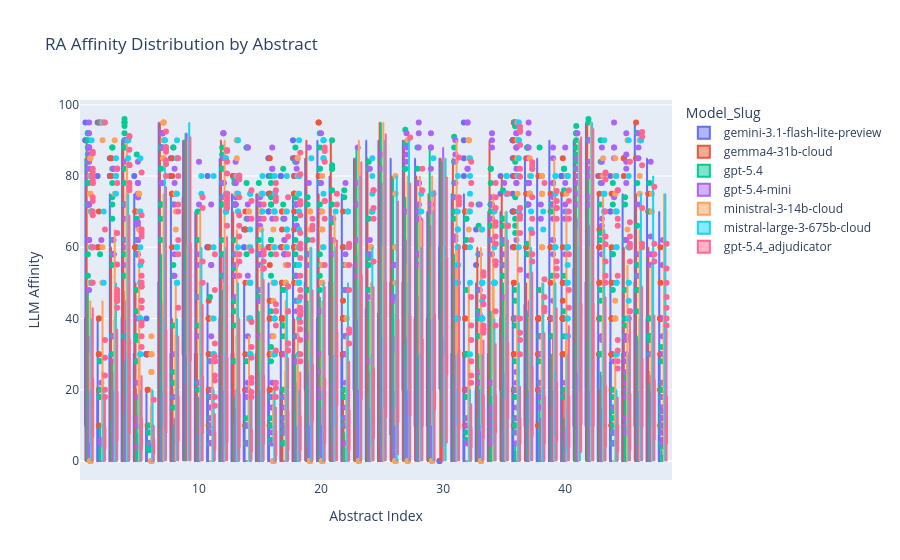

Source (notebook cell):
### Markdown cell above
## RA

### Code cell
fig = px.box(
    ra_df,
    x='RA2025_ID',
    y='LLM_Affinity',
    color='Model_Slug',
    # points='all',
    # facet_row='PRP_Name',
    # color = 'PRP_Name',
    title=f'RA Affinity Distribution by Abstract'
 )
fig.update_layout(xaxis_title='Abstract Index', yaxis_title='LLM Affinity')
# fig.update_xaxes(tickangle=45)
fig.show()

### Figure 1 — Plotly figure (JSON) as saved in the notebook; plotly's stock layout.template omitted (floating-point values rounded to 4 significant figures; data arrays with more than 128 entries replaced by an {"elided": "..."} marker saying what was removed)
{"data": [{"alignmentgroup": "True", "hovertemplate": "Model_Slug=gemini-3.1-flash-lite-preview<br>RA2025_ID=%{x}<br>LLM_Affinity=%{y}<extra></extra>", "legendgroup": "gemini-3.1-flash-lite-preview", "marker": {"color": "#636efa"}, "name": "gemini-3.1-flash-lite-preview", "notched": false, "offsetgroup": "gemini-3.1-flash-lite-preview", "orientation": "v", "showlegend": true, "type": "box", "x": {"elided": "4791 int values"}, "x0": " ", "xaxis": "x", "y": {"elided": "4791 float values"}, "y0": " ", "yaxis": "y"}, {"alignmentgroup": "True", "hovertemplate": "Model_Slug=gemma4-31b-cloud<br>RA2025_ID=%{x}<br>LLM_Affinity=%{y}<extra></extra>", "legendgroup": "gemma4-31b-cloud", "marker": {"color": "#EF553B"}, "name": "gemma4-31b-cloud", "notched": false, "offsetgroup": "gemma4-31b-cloud", "orientation": "v", "showlegend": true, "type": "box", "x": {"elided": "4710 int values"}, "x0": " ", "xaxis": "x", "y": {"elided": "4710 float values"}, "y0": " ", "yaxis": "y"}, {"alignmentgroup": "True", "hovertemplate": "Model_Slug=gpt-5.4<br>RA2025_ID=%{x}<br>LLM_Affinity=%{y}<extra></extra>", "legendgroup": "gpt-5.4", "marker": {"color": "#00cc96"}, "name": "gpt-5.4", "notched": false, "offsetgroup": "gpt-5.4", "orientation": "v", "showlegend": true, "type": "box", "x": {"elided": "4768 int values"}, "x0": " ", "xaxis": "x", "y": {"elided": "4768 float values"}, "y0": " ", "yaxis": "y"}, {"alignmentgroup": "True", "hovertemplate": "Model_Slug=gpt-5.4-mini<br>RA2025_ID=%{x}<br>LLM_Affinity=%{y}<extra></extra>", "legendgroup": "gpt-5.4-mini", "marker": {"color": "#ab63fa"}, "name": "gpt-5.4-mini", "notched": false, "offsetgroup": "gpt-5.4-mini", "orientation": "v", "showlegend": true, "type": "box", "x": {"elided": "4580 int values"}, "x0": " ", "xaxis": "x", "y": {"elided": "4580 float values"}, "y0": " ", "yaxis": "y"}, {"alignmentgroup": "True", "hovertemplate": "Model_Slug=ministral-3-14b-cloud<br>RA2025_ID=%{x}<br>LLM_Affinity=%{y}<extra></extra>", "legendgroup": "ministral-3-14b-cloud", "marker": {"color": "#FFA15A"}, "name": "ministral-3-14b-cloud", "notched": false, "offsetgroup": "ministral-3-14b-cloud", "orientation": "v", "showlegend": true, "type": "box", "x": {"elided": "4800 int values"}, "x0": " ", "xaxis": "x", "y": {"elided": "4800 float values"}, "y0": " ", "yaxis": "y"}, {"alignmentgroup": "True", "hovertemplate": "Model_Slug=mistral-large-3-675b-cloud<br>RA2025_ID=%{x}<br>LLM_Affinity=%{y}<extra></extra>", "legendgroup": "mistral-large-3-675b-cloud", "marker": {"color": "#19d3f3"}, "name": "mistral-large-3-675b-cloud", "notched": false, "offsetgroup": "mistral-large-3-675b-cloud", "orientation": "v", "showlegend": true, "type": "box", "x": {"elided": "4800 int values"}, "x0": " ", "xaxis": "x", "y": {"elided": "4800 float values"}, "y0": " ", "yaxis": "y"}, {"alignmentgroup": "True", "hovertemplate": "Model_Slug=gpt-5.4_adjudicator<br>RA2025_ID=%{x}<br>LLM_Affinity=%{y}<extra></extra>", "legendgroup": "gpt-5.4_adjudicator", "marker": {"color": "#FF6692"}, "name": "gpt-5.4_adjudicator", "notched": false, "offsetgroup": "gpt-5.4_adjudicator", "orientation": "v", "showlegend": true, "type": "box", "x": {"elided": "4800 int values"}, "x0": " ", "xaxis": "x", "y": {"elided": "4800 float values"}, "y0": " ", "yaxis": "y"}], "layout": {"boxmode": "group", "legend": {"title": {"text": "Model_Slug"}, "tracegroupgap": 0}, "title": {"text": "RA Affinity Distribution by Abstract"}, "xaxis": {"anchor": "y", "domain": [0, 1], "title": {"text": "Abstract Index"}}, "yaxis": {"anchor": "x", "domain": [0, 1], "title": {"text": "LLM Affinity"}}}}
